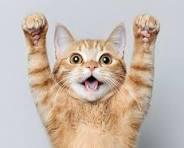
#> input picture src/chapter2/cat.jpg, 184 x 148 px
$ python visualisepixelvalues-26.py
#> lines starting #> are read from the running program, lines starting #| are printed output that depends on the picture
from PIL import Image
import numpy as np
import matplotlib.pyplot as plt

# Load image in grayscale
image_gray = Image.open('cat.jpg').convert('L')  # 'L' = 8-bit grayscale
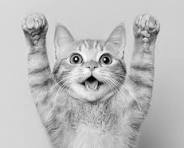
#> image_gray: PIL image 184x148 L; min 1, max 254, mean 187.4

# Convert to NumPy array
image_array = np.array(image_gray)

# Display as a heatmap
plt.imshow(image_array, cmap='hot')
plt.title("Pixel Intensity Heatmap")
plt.axis('off')
plt.show()
